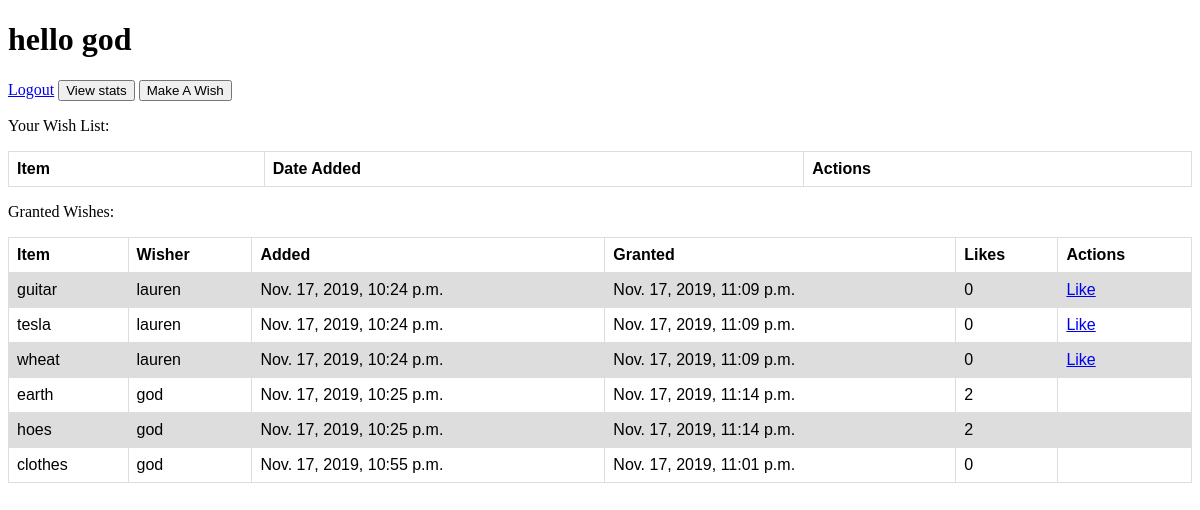
Screenshot of /success (signed in) with the database file from the repository.
### wishApp/models.py (models this page shows)
class User(models.Model):
	first_name = models.CharField(max_length = 255)
	last_name = models.CharField(max_length = 255)
	email = models.CharField(max_length = 255)
	password = models.CharField(max_length = 255)
	created_at = models.DateTimeField(auto_now_add=True)
	updated_at = models.DateTimeField(auto_now=True)
	objects = UserManager()

class Wish(models.Model):
	item = models.CharField(max_length = 255)
	user = models.ForeignKey(User, related_name = 'wishes', on_delete = models.CASCADE)
	likes = models.IntegerField(default = 0)
	desc = models.CharField(max_length = 255)
	isgranted = models.BooleanField(default = False)
	created_at = models.DateTimeField(auto_now_add=True)
	updated_at = models.DateTimeField(auto_now=True)
	objects = WishManager()

### wishApp/views.py (the view)
# urls.py: path('success', views.success),
def success(request):
	if 'loggedinID' not in request.session:
		return redirect('/')
	loggedinUser = User.objects.get(id = request.session['loggedinID'])
	wishesNotGranted = Wish.objects.filter(user = loggedinUser, isgranted = False)
	allgrantedwishes = Wish.objects.filter(isgranted = True)
	print(wishesNotGranted)
	context = {
		'loggedinUser' : loggedinUser,
		'myWishesNotGranted' : wishesNotGranted,
		'allGrantedWishes' : allgrantedwishes,
	}
	return render(request, 'wishes.html', context)

### wishApp/templates/wishes.html (shortened to what this page needs)
<!DOCTYPE html>
<html lang="en">
<head>
</head>
<body>
    <h1>hello {{loggedinUser.first_name}}</h1>
    <a href="/logout">Logout</a>
    <a href="/stats"><button>View stats</button></a>
    <a href="/wishes/new"><button>Make A Wish</button></a>
    <p>Your Wish List:</p>
    <table>
        <tr>
            <th>Item</th>
            <th>Date Added</th>
            <th>Actions</th>
        </tr>
    </table>
    <p>Granted Wishes:</p>
    <table>
        <tr>
            <th>Item</th>
            <th>Wisher</th>
            <th>Added</th>
            <th>Granted</th>
            <th>Likes</th>
            <th>Actions</th>
        </tr>
        {% for wish in allGrantedWishes %}
        <tr>
            <td>{{wish.item}}</td>
            <td>{{wish.user.first_name}}</td>
            <td>{{wish.created_at}}</td>
            <td>{{wish.updated_at}}</td>
            <td>{{wish.likes}}</td>
            <td>{% if wish.user != loggedinUser %}<a href="/like/{{wish.id}}">Like</a>{% endif %}</td>
        </tr>
        {% endfor %}
    </table>
</body>
</html>

### wishApp/templates/wishes.html (style rules this page uses)
table { font-family: arial, sans-serif; border-collapse: collapse; width: 100%; }
td, th { border: 1px solid #dddddd; text-align: left; padding: 8px; }
tr:nth-child(even) { background-color: #dddddd; }

### rows the page displays
User: first_name "god"
Wish: item "guitar", user.first_name "lauren", created_at "Nov. 17, 2019, 10:24 p.m.", updated_at "Nov. 17, 2019, 11:09 p.m.", likes "0"
Wish: item "tesla", user.first_name "lauren", created_at "Nov. 17, 2019, 10:24 p.m.", updated_at "Nov. 17, 2019, 11:09 p.m.", likes "0"
Wish: item "wheat", user.first_name "lauren", created_at "Nov. 17, 2019, 10:24 p.m.", updated_at "Nov. 17, 2019, 11:09 p.m.", likes "0"
Wish: item "earth", user.first_name "god", created_at "Nov. 17, 2019, 10:25 p.m.", updated_at "Nov. 17, 2019, 11:14 p.m.", likes "2"
Wish: item "hoes", user.first_name "god", created_at "Nov. 17, 2019, 10:25 p.m.", updated_at "Nov. 17, 2019, 11:14 p.m.", likes "2"
Wish: item "clothes", user.first_name "god", created_at "Nov. 17, 2019, 10:55 p.m.", updated_at "Nov. 17, 2019, 11:01 p.m.", likes "0"
